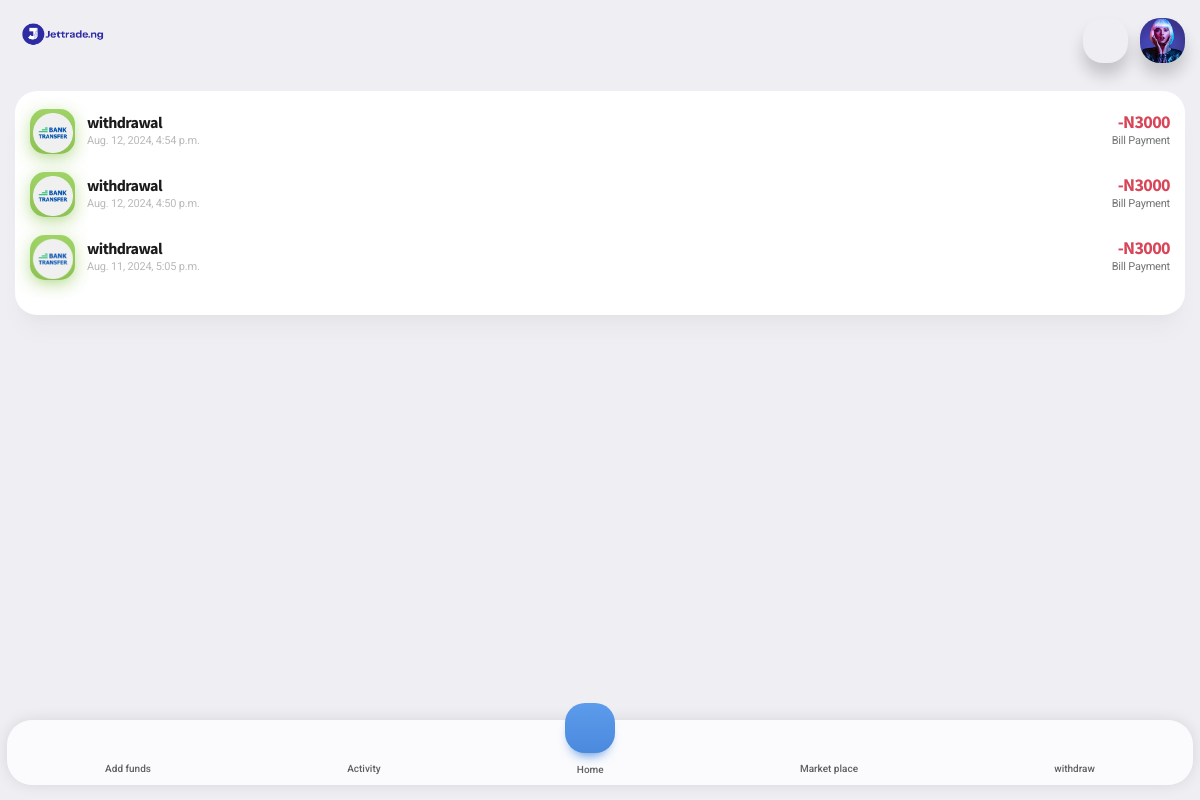
Page /activities (signed in) on the committed database.
### user_app/models.py (models this page shows, shortened)
class recent_activity(models.Model):
    user = models.ForeignKey(settings.AUTH_USER_MODEL,on_delete=models.SET_NULL, null=True)
    name = models.CharField(max_length=100)
    amount = models.IntegerField(default=0)
    a_id = models.IntegerField()
    date = models.DateTimeField(blank=True,null=True,default=timezone.now)

### user_app/views.py (the view)
# urls.py: path('activities',views.activities,name='activities'),
def activities(request):
   x = recent_activity.objects.all()
   return render(request,'user/dashboard/activities.html',locals())

### user_app/context_processors.py (called while the page is built)
def kycver(request):
    try:
      active =   Kycverification.objects.filter(user=request.user).first
    except:
       Kycverification.DoesNotExist
       active = None
    return {'active':active}

### template/user/dashboard/activities.html (shortened to what this page needs)
{% extends 'user/base.html' %}
{% load static %}
{% block content %}
<div class="card card-style" style="margin-bottom: 7rem;">
    <div class="content">
      {% for x in x reversed %}
      {% if x.name == 'Flutterwave deposit' %}
      <a href="/bankhist/{{x.a_id}}">
      <div class="d-flex">
    <div class="align-self-center">
    <span class="icon rounded-s me-2 gradient-green shadow-bg shadow-bg-s"><img src="{% static 'ui/images/flutterwave.png' %}" width="40" alt=""></span>
    </div>
    <div class="align-self-center ps-1">
    <h5 class="pt-1 mb-n1">{{x.name}}</h5>
    <p class="mb-0 font-11 opacity-50">{{x.date}} <span class="copyright-year"></span></p>
    </div>
    <div class="align-self-center ms-auto text-end">
    <h4 class="pt-1 mb-n1 color-red-dark">N{{x.amount}}</h4>
    <p class="mb-0 font-11">Bill Payment</p>
    </div>
    </div>
    </a>
    <div class="pb-3"></div>
    {% elif x.name == 'withdrawal'  %}
    <a href="/withhis/{{x.a_id}}">
      <div class="d-flex">
    <div class="align-self-center">
    <span class="icon rounded-s me-2 gradient-green shadow-bg shadow-bg-s"><img src="{% static 'ui/images/bank.png' %}" width="40" alt=""></span>
    </div>
    <div class="align-self-center ps-1">
    <h5 class="pt-1 mb-n1">{{x.name}}</h5>
    <p class="mb-0 font-11 opacity-50">{{x.date}} </p>
    </div>
    <div class="align-self-center ms-auto text-end">
    <h4 class="pt-1 mb-n1 color-red-dark">-N{{x.amount}}</h4>
    <p class="mb-0 font-11">Bill Payment</p>
    </div>
    </div>
    </a>
    <div class="pb-3"></div>
    {% endif %}
    {% endfor %}
    </div>
    </div>
{% endblock %}

### rows in the picture
recent_activity: name "withdrawal", date "Aug. 12, 2024, 4:54 p.m.", amount "3000"
recent_activity: name "withdrawal", date "Aug. 12, 2024, 4:50 p.m.", amount "3000"
recent_activity: name "withdrawal", date "Aug. 11, 2024, 5:05 p.m.", amount "3000"
